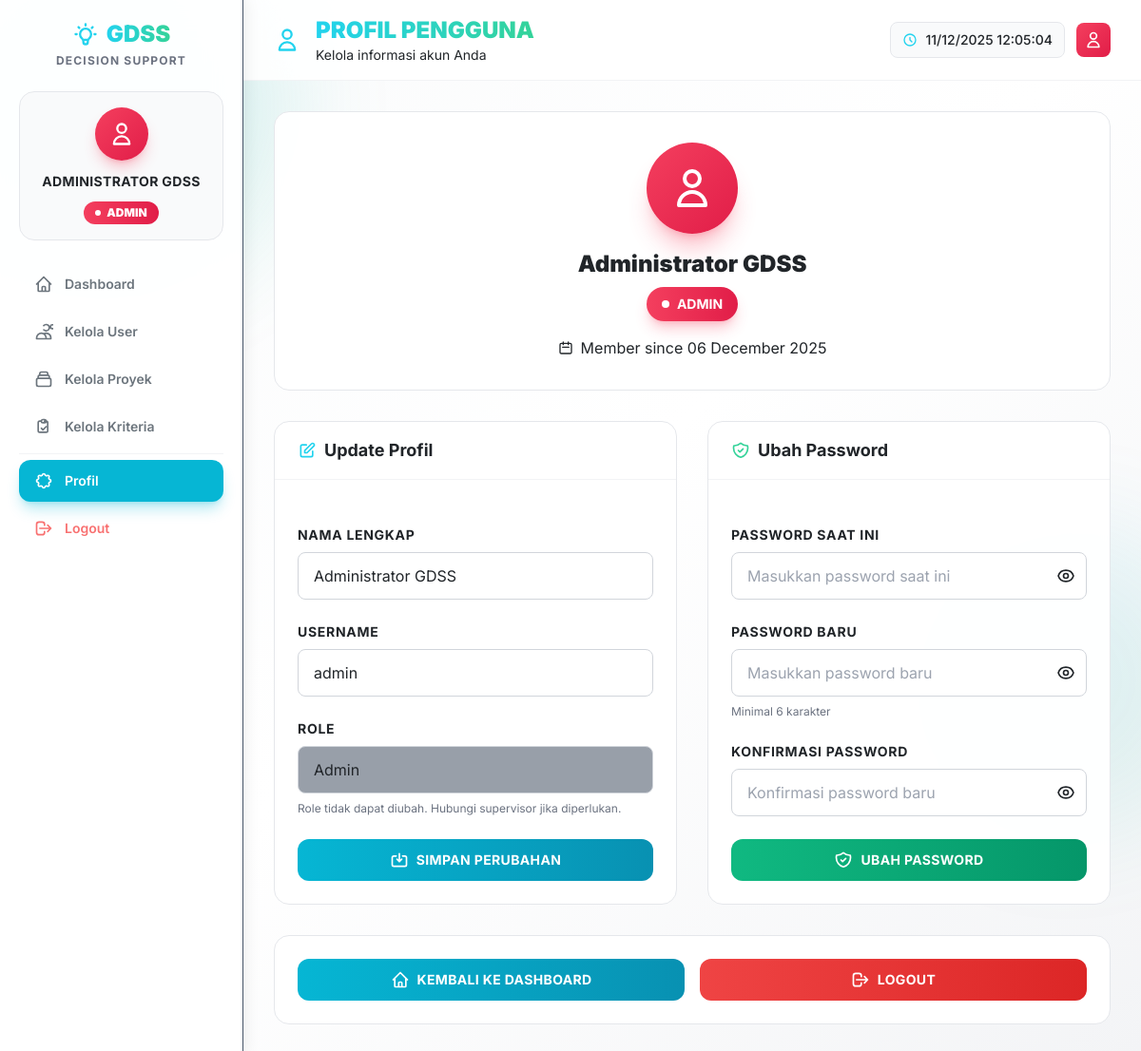
The app's page /profile.php (signed in) with its own data.
### tables this page shows
CREATE TABLE `users` (
  `id` int NOT NULL,
  `name` varchar(100) NOT NULL,
  `username` varchar(100) NOT NULL,
  `password` varchar(255) NOT NULL,
  `role` enum('admin','supervisor','teknis','keuangan') NOT NULL,
  `created_at` timestamp NOT NULL DEFAULT CURRENT_TIMESTAMP
);

### profile.php (the view, shortened to what this page needs)
<?php
require_once __DIR__ . '/includes/layout.php';
$pdo = getConnection();
$stmt = $pdo->prepare("SELECT * FROM users WHERE id = ?");
$stmt->execute([$_SESSION['user_id']]);
$user = $stmt->fetch();
$roleColors = getRoleColors($user['role']);
?>
<section class="mb-8 bg-white/95 backdrop-blur-sm rounded-2xl border border-gray-200 p-8 text-center card-hover animate-slide-up">
    <div class="w-24 h-24 mx-auto mb-4 bg-gradient-to-br <?= $roleColors['gradient'] ?> rounded-full flex items-center justify-center shadow-xl <?= $roleColors['shadow'] ?> animate-float">
        <?= icon('user', 'w-12 h-12 text-white') ?>
    </div>
    <h3 class="text-2xl font-black text-gray-900 mb-2 animate-fade-in delay-200"><?= htmlspecialchars($user['name']) ?></h3>
    <span class="inline-flex items-center gap-2 px-4 py-2 rounded-full bg-gradient-to-r <?= $roleColors['badge'] ?> text-white text-sm font-bold uppercase shadow-lg <?= $roleColors['shadow'] ?> animate-bounce-in delay-300">
        <span class="w-2 h-2 bg-white rounded-full animate-pulse"></span>
        <?= htmlspecialchars($user['role']) ?>
    </span>
    <p class="text-gray-900 mt-4 flex items-center justify-center gap-2 animate-fade-in delay-400">
        <?= icon('calendar', 'w-4 h-4') ?>
        Member since <?= date('d F Y', strtotime($user['created_at'])) ?>
    </p>
</section>
<div class="grid grid-cols-1 lg:grid-cols-2 gap-8">
    <section class="bg-white/95 backdrop-blur-sm rounded-2xl border border-gray-200 card-hover animate-fade-left delay-300">
        <div class="border-b border-gray-200/50 px-6 py-4">
            <h5 class="text-lg font-bold text-gray-900 flex items-center gap-2">
                <?= icon('edit', 'w-5 h-5 text-cyan-400') ?>
                Update Profil
            </h5>
        </div>
        <div class="p-6">
            <form method="POST" class="space-y-6">
                <div class="space-y-2">
                    <label class="block text-sm font-bold text-gray-900 uppercase tracking-wider">Nama Lengkap</label>
                    <input type="text" name="name" value="<?= htmlspecialchars($user['name']) ?>"
                           class="w-full px-4 py-3 bg-white border border-gray-300 rounded-lg text-gray-900 focus:border-cyan-500 focus:ring-1 focus:ring-cyan-500 transition-all duration-300" required>
                </div>
                <div class="space-y-2">
                    <label class="block text-sm font-bold text-gray-900 uppercase tracking-wider">Username</label>
                    <input type="text" name="username" value="<?= htmlspecialchars($user['username']) ?>"
                           class="w-full px-4 py-3 bg-white border border-gray-300 rounded-lg text-gray-900 focus:border-cyan-500 focus:ring-1 focus:ring-cyan-500 transition-all duration-300" required>
                </div>
                <div class="space-y-2">
                    <label class="block text-sm font-bold text-gray-900 uppercase tracking-wider">Role</label>
                    <input type="text" value="<?= ucfirst(htmlspecialchars($user['role'])) ?>"
                           class="w-full px-4 py-3 bg-slate-700/50 border border-gray-300 rounded-lg text-gray-900 cursor-not-allowed" readonly>
                    <p class="text-xs text-gray-500">Role tidak dapat diubah. Hubungi supervisor jika diperlukan.</p>
                </div>
                <button type="submit" class="w-full flex items-center justify-center gap-2 px-6 py-3 rounded-xl font-bold uppercase tracking-wide text-sm bg-gradient-to-r from-cyan-500 to-cyan-600 text-white hover:from-cyan-400 hover:to-cyan-500 transition-all duration-300">
                    <?= icon('save', 'w-5 h-5') ?>
                    Simpan Perubahan
                </button>
            </form>
        </div>
    </section>
    <section class="bg-white/95 backdrop-blur-sm rounded-2xl border border-gray-200 hover:border-emerald-500/30 transition-all duration-500">
        <div class="border-b border-gray-200/50 px-6 py-4">
            <h5 class="text-lg font-bold text-gray-900 flex items-center gap-2">
                <?= icon('shield', 'w-5 h-5 text-emerald-400') ?>
                Ubah Password
            </h5>
        </div>
        <div class="p-6">
            <form method="POST" id="changePasswordForm" class="space-y-6">
                <div class="space-y-2">
                    <label class="block text-sm font-bold text-gray-900 uppercase tracking-wider">Password Saat Ini</label>
                    <div class="relative">
                        <input type="password" name="current_password" id="current_password"
                               class="w-full px-4 py-3 pr-12 bg-white border border-gray-300 rounded-lg text-gray-900 focus:border-emerald-500 focus:ring-1 focus:ring-emerald-500 transition-all duration-300"
                               placeholder="Masukkan password saat ini" required>
                        <button type="button" onclick="togglePassword('current_password')"
                                class="absolute inset-y-0 right-0 pr-3 flex items-center text-gray-900 hover:text-black">
                            <?= icon('eye', 'w-5 h-5') ?>
                        </button>
                    </div>
                </div>
                <div class="space-y-2">
                    <label class="block text-sm font-bold text-gray-900 uppercase tracking-wider">Password Baru</label>
                    <div class="relative">
                        <input type="password" name="new_password" id="new_password" minlength="6"
                               class="w-full px-4 py-3 pr-12 bg-white border border-gray-300 rounded-lg text-gray-900 focus:border-emerald-500 focus:ring-1 focus:ring-emerald-500 transition-all duration-300"
                               placeholder="Masukkan password baru" required>
                        <button type="button" onclick="togglePassword('new_password')"
                                class="absolute inset-y-0 right-0 pr-3 flex items-center text-gray-900 hover:text-black">
                            <?= icon('eye', 'w-5 h-5') ?>
                        </button>
                    </div>
                    <p class="text-xs text-gray-500">Minimal 6 karakter</p>
                </div>
                <div class="space-y-2">
                    <label class="block text-sm font-bold text-gray-900 uppercase tracking-wider">Konfirmasi Password</label>
                    <div class="relative">
                        <input type="password" name="confirm_password" id="confirm_password" minlength="6"
                               class="w-full px-4 py-3 pr-12 bg-white border border-gray-300 rounded-lg text-gray-900 focus:border-emerald-500 focus:ring-1 focus:ring-emerald-500 transition-all duration-300"
                               placeholder="Konfirmasi password baru" required>
                        <button type="button" onclick="togglePassword('confirm_password')"
                                class="absolute inset-y-0 right-0 pr-3 flex items-center text-gray-900 hover:text-black">
                            <?= icon('eye', 'w-5 h-5') ?>
                        </button>
                    </div>
                </div>
                <button type="submit" class="w-full flex items-center justify-center gap-2 px-6 py-3 rounded-xl font-bold uppercase tracking-wide text-sm bg-gradient-to-r from-emerald-500 to-emerald-600 text-white hover:from-emerald-400 hover:to-emerald-500 transition-all duration-300">
                    <?= icon('shield', 'w-5 h-5') ?>
                    Ubah Password
                </button>
            </form>
        </div>
    </section>
</div>
<section class="mt-8 bg-white/95 backdrop-blur-sm rounded-2xl border border-gray-200 p-6">
    <div class="grid grid-cols-1 md:grid-cols-2 gap-4">
        <a href="dashboard.php" class="flex items-center justify-center gap-2 px-6 py-3 rounded-xl font-bold uppercase tracking-wide text-sm bg-gradient-to-r from-cyan-500 to-cyan-600 text-white hover:from-cyan-400 hover:to-cyan-500 transition-all duration-300">
            <?= icon('home', 'w-5 h-5') ?>
            Kembali ke Dashboard
        </a>
        <a href="logout.php" onclick="return confirm('Yakin ingin logout?')"
           class="flex items-center justify-center gap-2 px-6 py-3 rounded-xl font-bold uppercase tracking-wide text-sm bg-gradient-to-r from-red-500 to-red-600 text-white hover:from-red-400 hover:to-red-500 transition-all duration-300">
            <?= icon('logout', 'w-5 h-5') ?>
            Logout
        </a>
    </div>
</section>

### assets/css/style.css (style rules this page uses)
:root { --primary: #0ea5e9; --secondary: #10b981; --accent: #06b6d4; --emerald: #10b981; --cyan: #06b6d4; --dark: #ffffff; --darker: #f8fafc; --slate-900: #ffffff; --slate-950: #f8fafc; --slate-800: #f1f5f9; --slate-700: #e2e8f0; --slate-600: #cbd5e1; --slate-500: #94a3b8; --slate-400: #64748b; --slate-300: #475569; --slate-200: #334155; --slate-100: #1e293b; --text-primary: #0f172a; --text-secondary: #1e293b; --text-muted: #334155; --text-disabled: #64748b; --primary-color: var(--primary); --secondary-color: var(--secondary); --success-color: var(--emerald); --info-color: var(--cyan); --warning-color: #f59e0b; --danger-color: #ef4444; }
* { font-family: 'Inter', sans-serif; }
body { background: linear-gradient(135deg, #f8fafc 0%, #ffffff 50%, #f1f5f9 100%); color: var(--text-primary); line-height: 1.6; min-height: 100vh; }
.card-hover { transition: all 0.3s ease; }
.text-gray-900 { color: #212529 !important; }

### includes/layout.php (style rules this page uses)
body { font-family: 'Inter', sans-serif; background: #f8fafc; }
.animate-fade-in { animation: fadeIn 0.3s ease-out; }

### records on screen
users: name "Administrator GDSS", role "ADMIN", created_at "06 December 2025", username "admin", role "Admin"

### other values on screen
$userName "ADMINISTRATOR GDSS"
$userRole "ADMIN"
$label "Dashboard Kelola User Kelola Proyek Kelola Kriteria Profil Logout"
$subtitle "Kelola informasi akun Anda"
